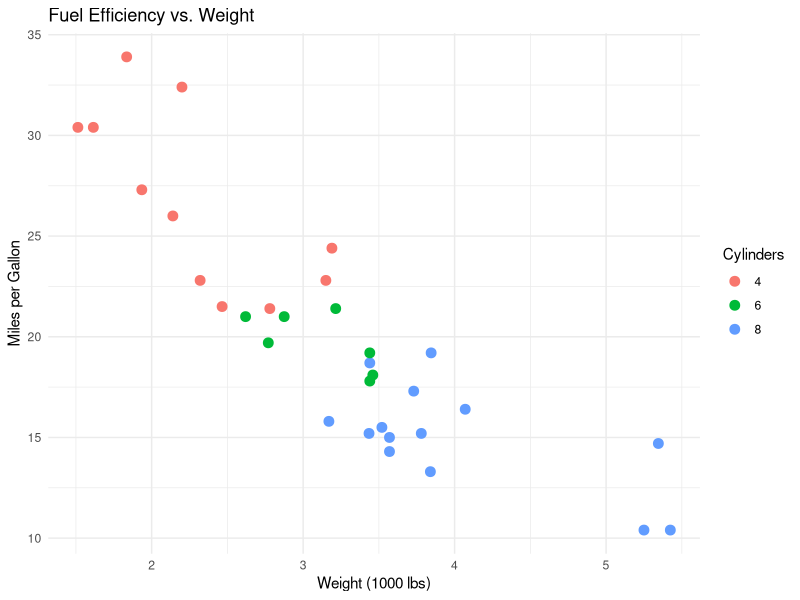

Write the R code that produced this figure.
## ---- chunk 1
#| echo: true
library(ggplot2)

# Summary statistics
summary(mtcars[, c("mpg", "hp", "wt")])
## ---- chunk 2
#| echo: true
library(ggplot2)

# Create a scatter plot
ggplot(mtcars, aes(x = wt, y = mpg, color = factor(cyl))) +
  geom_point(size = 3) +
  labs(title = "Fuel Efficiency vs. Weight",
       x = "Weight (1000 lbs)",
       y = "Miles per Gallon",
       color = "Cylinders") +
  theme_minimal()
